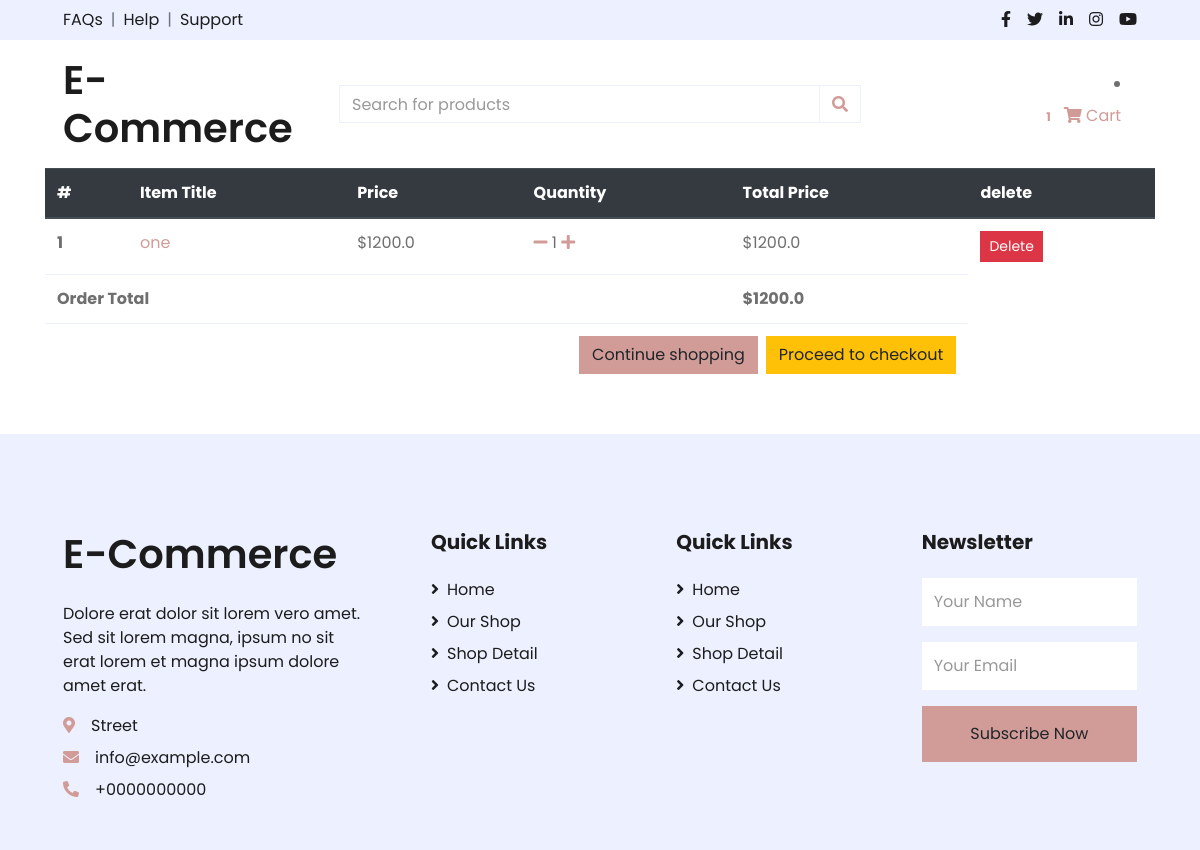
Page /order-summary/ (signed in) on the earlier database version.
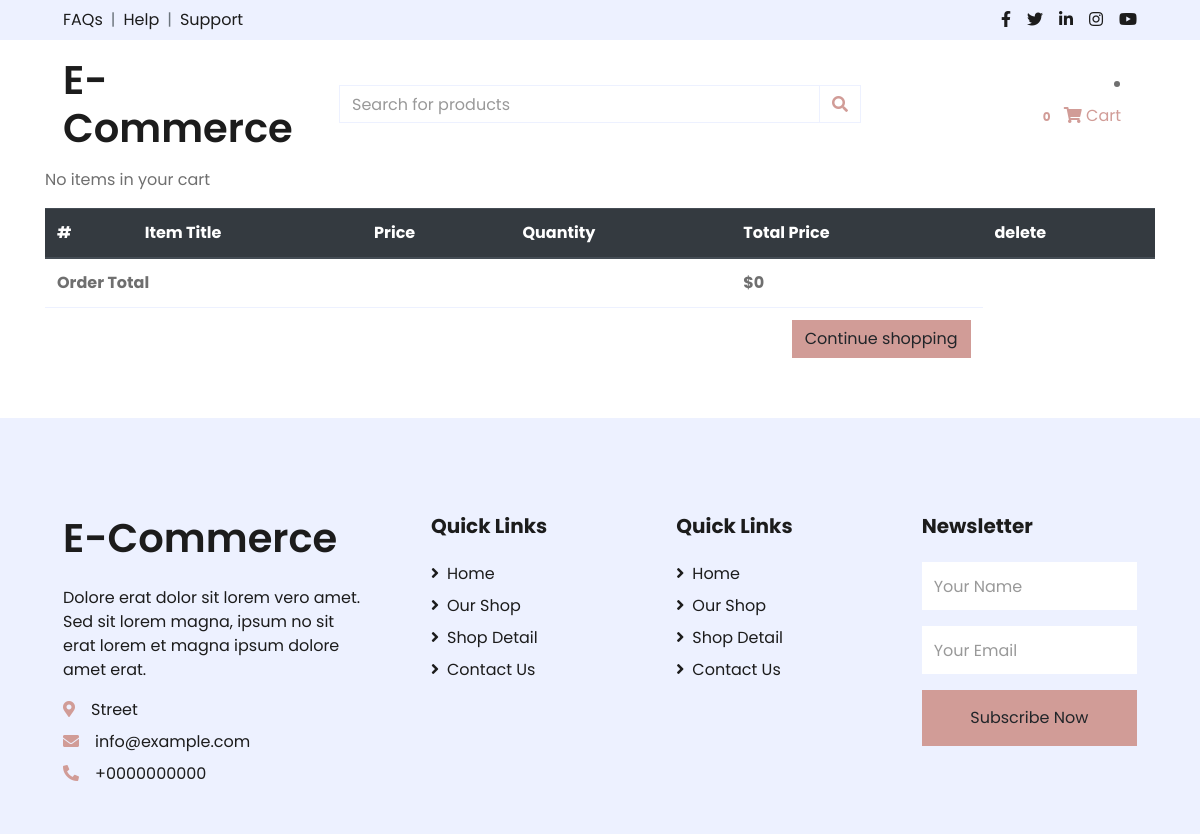
Same page on the later database version.
### account/models.py (models this page shows)
class User(AbstractUser):
    profile_image = models.ImageField(upload_to = 'images', null=True)

### shop/models.py (models this page shows, shortened)
class Order(models.Model):
    user = models.ForeignKey (User, on_delete= models.CASCADE)
    items = models.ManyToManyField(OrderItem)
    start_date = models.DateTimeField(auto_now_add=True)
    ordered_date  = models.DateTimeField()
    ordered = models.BooleanField(default= False)
    billing_address = models.ForeignKey('BillingAddress', on_delete=  models.SET_NULL, blank= True,
                                        null= True)
    payment = models.ForeignKey('Payment', on_delete=models.SET_NULL, blank=True,
                                        null=True)
    def get_total (self):
        total = 0
        for order_item in self.items.all():
            total += order_item.get_total_price()
        return total

class OrderItem(models.Model):
    item = models.ForeignKey (Item , on_delete= models.CASCADE)
    quantity = models.IntegerField (default= 1)
    def get_total_price (self):
        return self.quantity * self.item.price

class Item(models.Model):
    uploader = models.ForeignKey(User, null=True, on_delete=models.SET_NULL, related_name='products')
    title = models.CharField(max_length= 100)
    slug = models.SlugField(unique= True)
    price = models.FloatField()
    image = models.ImageField(upload_to='images')
    description = models.TextField()
    category = models.ManyToManyField(Category, related_name='products')
    def get_price(self):
        return self.price

### shop/views.py (the view)
# urls.py: path('order-summary/', OrderSummaryView.as_view(), name='order-summary'),
class OrderSummaryView(LoginRequiredMixin, View):
    def get(self, *args, **kwargs):
        try:
            order = Order.objects.get(user=self.request.user, ordered=False)
            return render(self.request, 'order-summary.html', {'object': order})
        except ObjectDoesNotExist:
            return redirect('/')

### shop/templatetags/cart_template_tags.py (called while the page is built)
@register.filter
def cart_item_count(user):
    if user.is_authenticated:
        qs = Order.objects.filter(user = user , ordered = False)
        if qs.exists():
            return qs[0].items.count()
    return 0

### shop/templates/order-summary.html (shortened to what this page needs)
{% extends 'base.html' %}
{% block main %}
    <div class="container">
          <table class="table ">
              <thead class="thead-dark ">
                <tr>
                  <th scope="col">#</th>
                  <th scope="col">Item Title</th>
                  <th scope="col">Price</th>
                  <th scope="col">Quantity</th>
                  <th scope="col">Total Price</th>
                  <th scope="col">delete</th>
                </tr>
              </thead>
              <tbody>
                {% for order_item in object.items.all %}
                <tr>
                  <th scope="row">{{forloop.counter}}</th>
                  <td>
                    <a href = "{% url 'shop:product' slug=order_item.item.slug %}"> {{order_item.item.title}} </a>
                  </td>
                  <td>${{order_item.item.get_price}} </td>
                  <td>
                    <a href="{% url 'shop:decrease-quantity' slug=order_item.item.slug %}"> <i class="fas fa-minus"></i></a>
                    {{order_item.quantity}}
                    <a href="{% url 'shop:increase-quantity' slug=order_item.item.slug %}"><i class="fas fa-plus"></i> </a>
                  </td>
                  <td>
                    {% if order_item.item.discount_price %}
                    ${{order_item.get_total_price}}
                    <span class="badge badge-primary"> Saving ${{order_item.get_amount_saved}}</span>
                    {%else%}
                    ${{order_item.get_total_price}}
                    {% endif %}
                  </td>
                  <td>
                    <form action="{% url 'shop:delete_from_cart' order_item.id %}" method="POST">
                      <button type="submit" class="btn btn-danger btn-sm">Delete</button>
                    </form>
                  </td>
                </tr>
                {% empty %}
                <p> No items in your cart</p>
              {% endfor %}
              <tr>
                <td colspan = "4">
                  <b> Order Total </b>
                </td>
                <td><b> ${{object.get_total}} </b></td>
              </tr>
                <tr>
            <td colspan="5">
              {% if object.items.all.count > 0%}
            <a class='btn btn-warning float-right ml-2' href='/checkout/'>Proceed to checkout</a>
              {% endif%}
            <a class='btn btn-primary float-right' href='/'>Continue shopping</a>
            </td>
        </tr>
              </tbody>
            </table>
    </div>
{% endblock %}

### shop/templates/base.html (shortened to what the changed rows need)
{% load static %}
{% load cart_template_tags %}
<!DOCTYPE html>
<html lang="en">
<head>
    <link href="https://cdnjs.cloudflare.com/ajax/libs/font-awesome/5.10.0/css/all.min.css" rel="stylesheet">
    <link rel="stylesheet" href="https://cdnjs.cloudflare.com/ajax/libs/OwlCarousel2/2.3.4/assets/owl.carousel.css">
    <link href="{% static 'shop/css/style.css' %}" rel="stylesheet">
</head>
<body>
    <div class="container-fluid">
        <div class="row align-items-center py-3 px-xl-5">
            <div class="col-lg-3 d-none d-lg-block">
                <a href="{% url 'shop:home' %}" class="text-decoration-none">
                    <h1 class="m-0 display-5 font-weight-semi-bold">E-Commerce</h1>
                </a>
            </div>
            <div class="col-lg-3 col-6 text-right">
                {% if user.is_authenticated %}
                <li class="nav-item">
                    <a class="nav-link waves-effect" href="{% url 'shop:order-summary' %}">
                      <span class="badge red z-depth-1 mr-1"> {{ request.user | cart_item_count }}</span>
                      <i class="fas fa-shopping-cart"></i>
                      <span class="clearfix d-none d-sm-inline-block"> Cart </span>
                    </a>
                  </li>
                {% endif %}
            </div>
        </div>
    </div>
   {% block main %}
   {% endblock %}
    <div class="container-fluid bg-secondary text-dark mt-5 pt-5">
        <div class="row px-xl-5 pt-5">
            <div class="col-lg-4 col-md-12 mb-5 pr-3 pr-xl-5">
                <a href="" class="text-decoration-none">
                    <h1 class="mb-4 display-5 font-weight-semi-bold">E-Commerce</h1>
                </a>
            </div>
        </div>
    </div>
</body>
</html>

Differences in the rows shown:
removed OrderItem: item "one", item.get_price "1200.0", quantity "1", get_total_price "1200.0"
changed User: user|cart_item_count "1" → "0"
computed for Order: get_total "1200.0" → "0"
Other differences:
text no longer shown: "Proceed to checkout"
text now shown: "No items in your cart"
